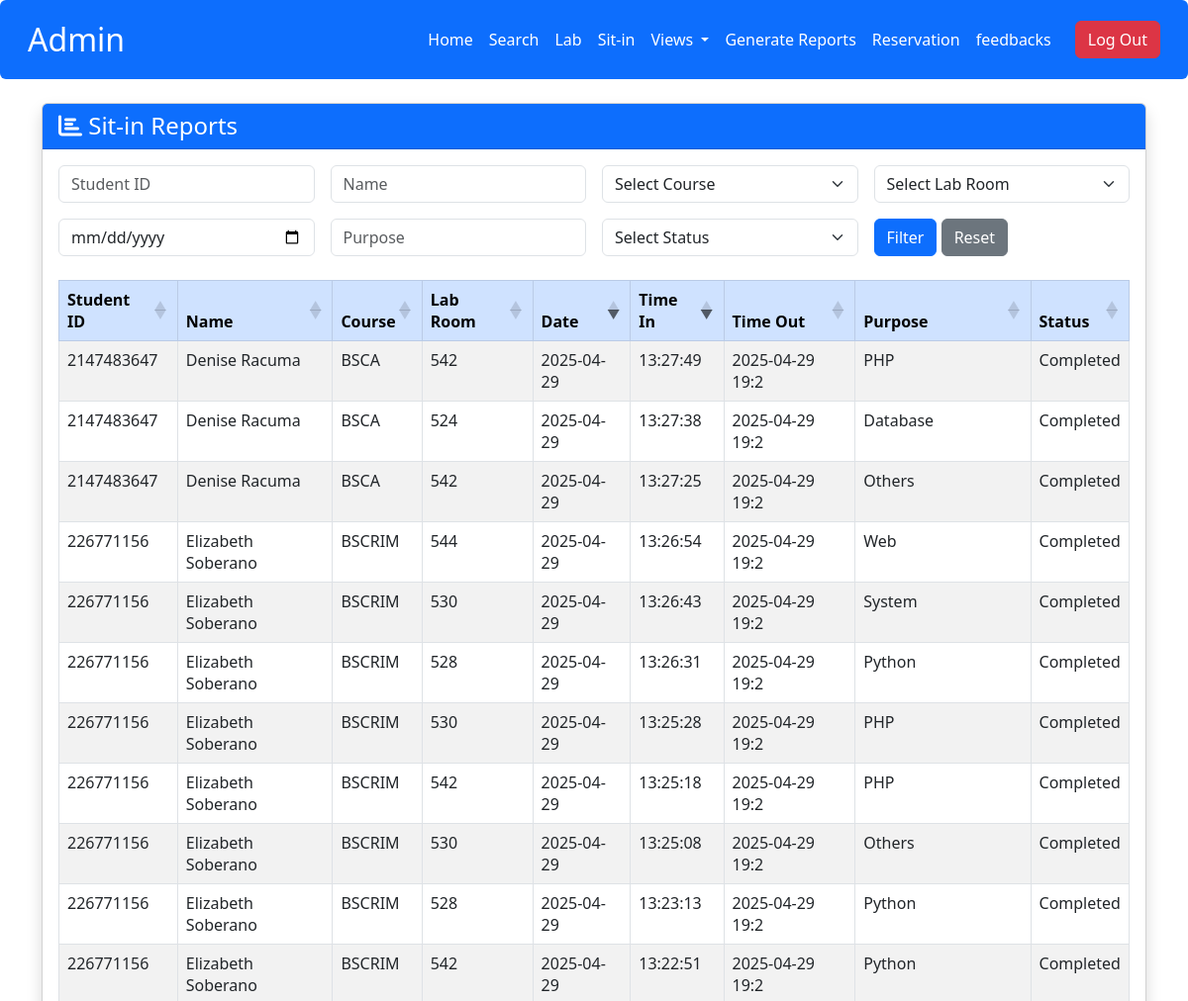
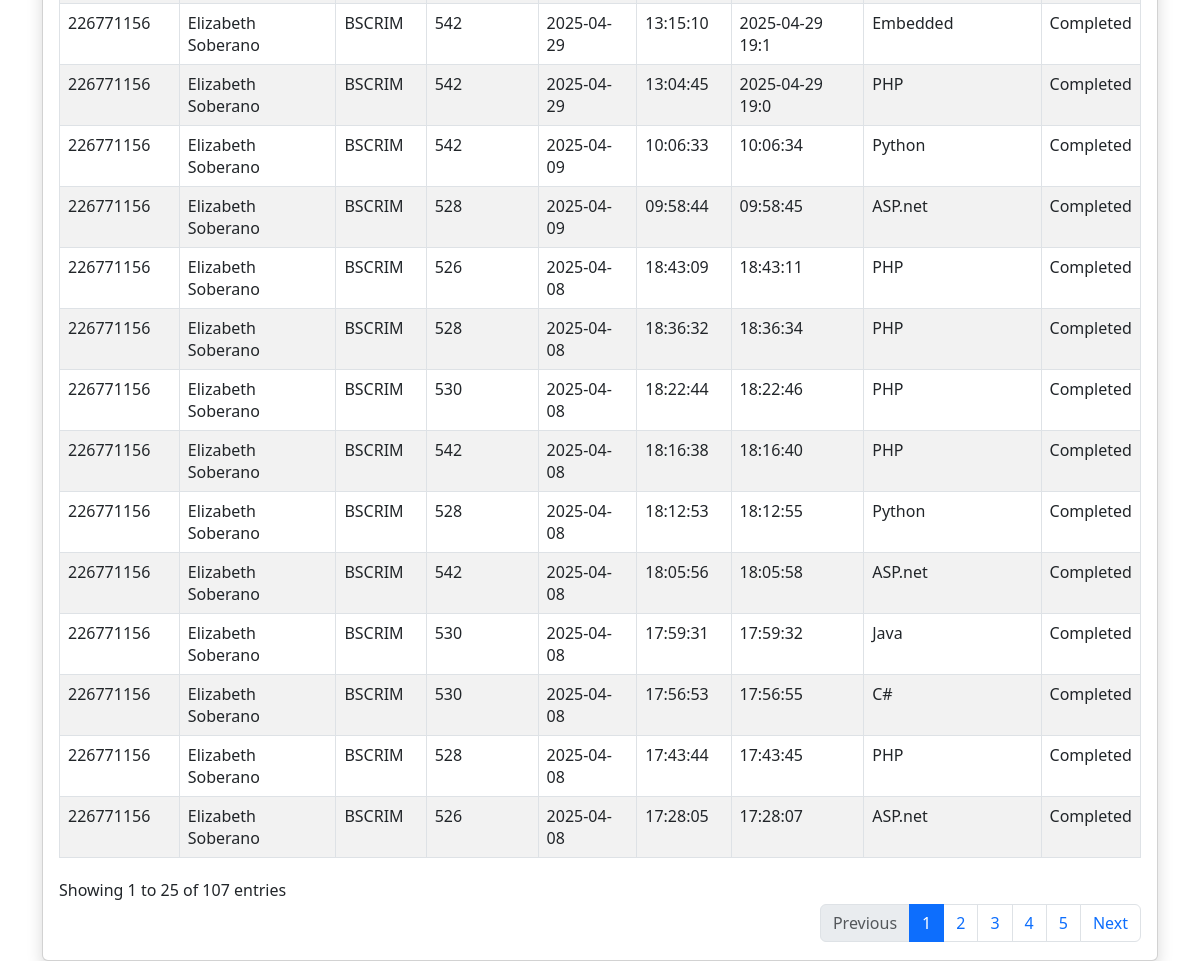
Before: /admin/generate_report.php with the older database file (2 pictures, top to bottom).
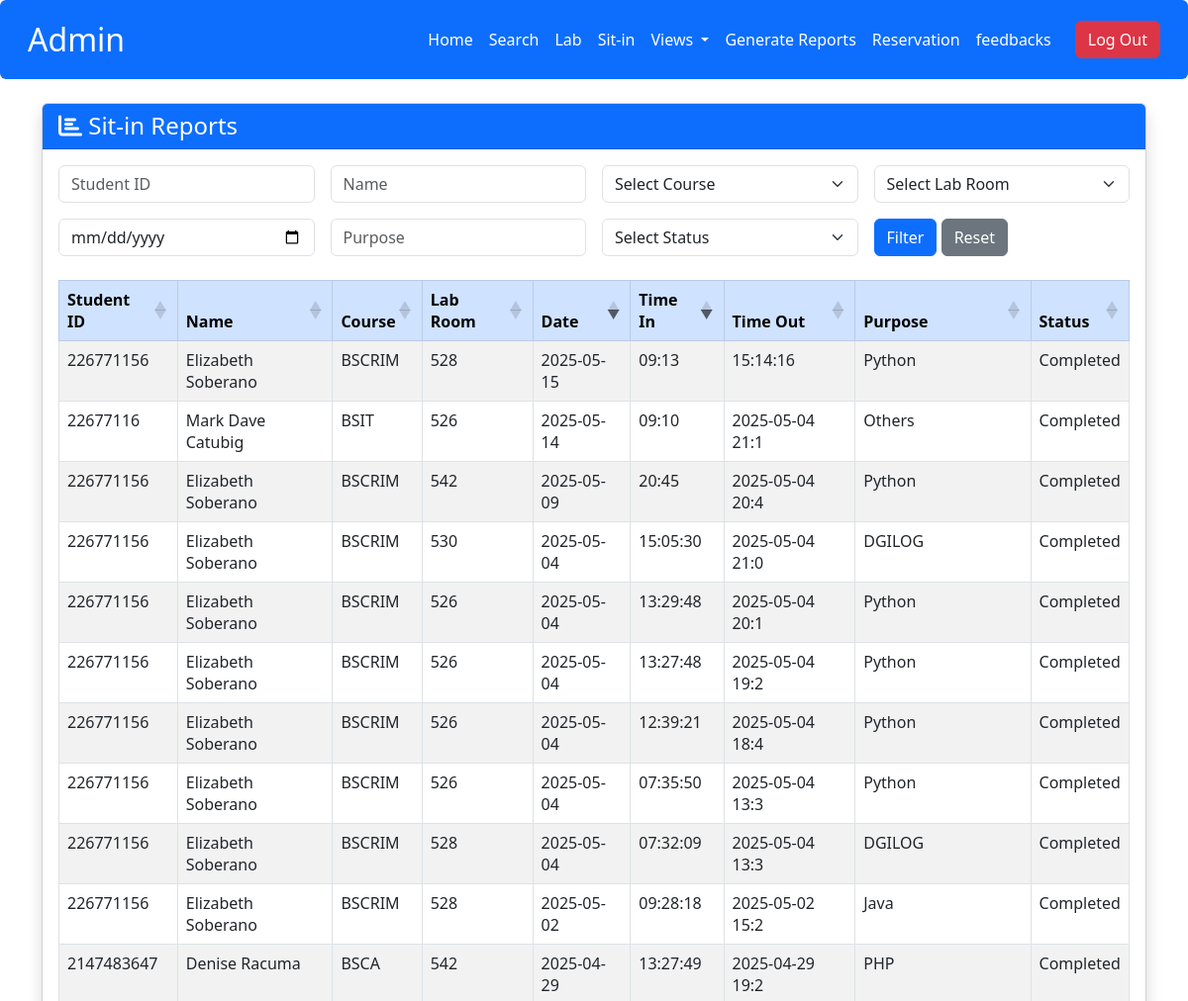
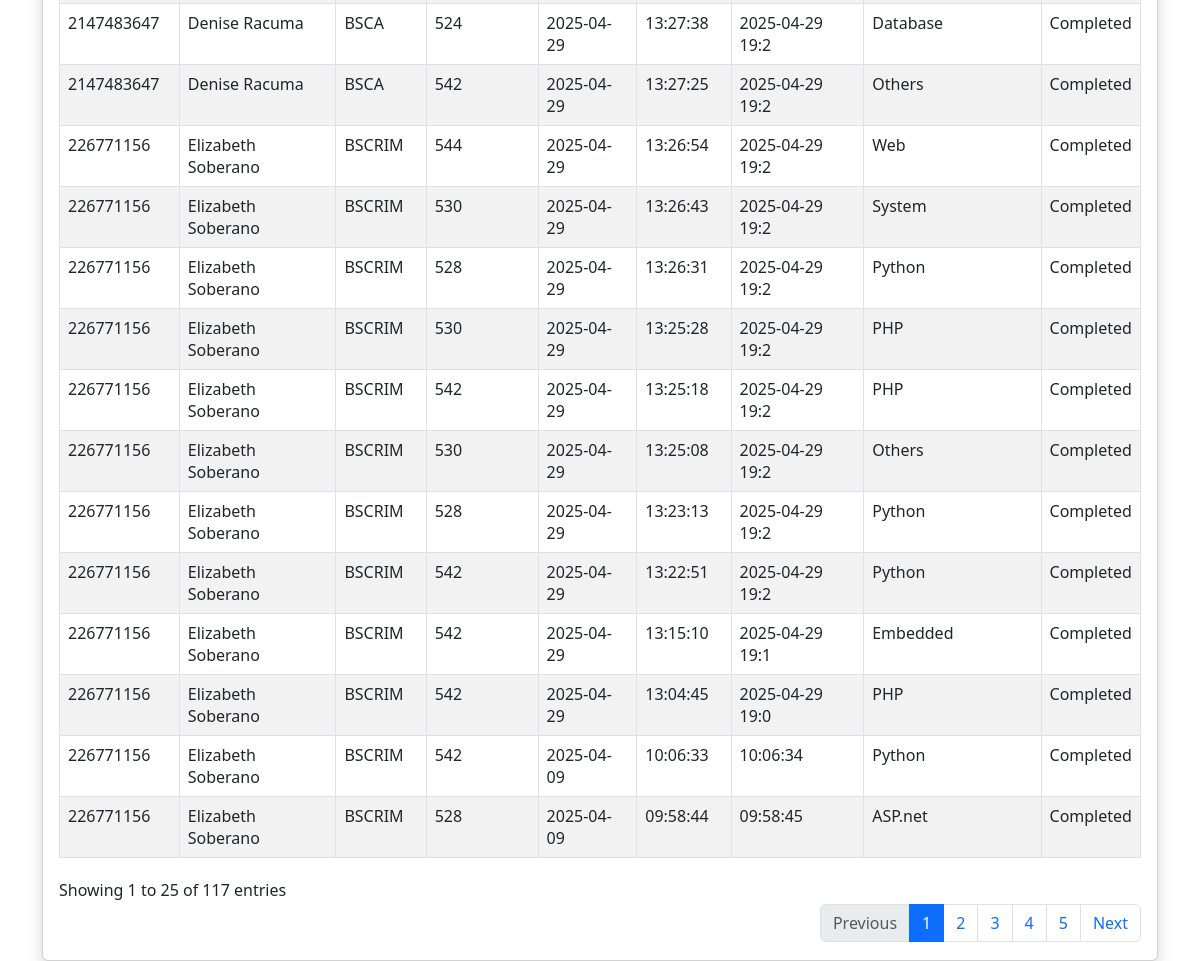
After: the same page with the newer database file (2 pictures, top to bottom).
### tables this page shows
CREATE TABLE `student_sit_in` (
  `sit_id` int(11) NOT NULL,
  `id_number` int(11) NOT NULL,
  `sit_purpose` varchar(50) NOT NULL,
  `sit_lab` varchar(20) NOT NULL,
  `pc_number` int(11) NOT NULL DEFAULT 0,
  `time_in` varchar(15) NOT NULL,
  `time_out` varchar(15) NOT NULL,
  `sit_date` varchar(10) NOT NULL,
  `status` varchar(20) NOT NULL
);

CREATE TABLE `user` (
  `id` int(11) NOT NULL,
  `lname` varchar(50) DEFAULT NULL,
  `fname` varchar(50) DEFAULT NULL,
  `MName` varchar(50) DEFAULT NULL,
  `Course` varchar(50) DEFAULT NULL,
  `Level` varchar(10) DEFAULT NULL,
  `username` varchar(50) DEFAULT NULL,
  `password` varchar(255) NOT NULL,
  `image` varchar(255) DEFAULT NULL,
  `email` varchar(100) NOT NULL,
  `address` varchar(255) DEFAULT NULL,
  `role` enum('admin','user') NOT NULL DEFAULT 'user',
  `remaining_session` int(11) NOT NULL DEFAULT 30,
  `points` int(11) DEFAULT 0
);

### admin/generate_report.php (the view, shortened to what this page needs)
<?php
include('db.php');
include('admin_navbar.php');
?>
<!DOCTYPE html>
<html lang="en">
<head>
    <link rel="stylesheet" href="https://cdn.jsdelivr.net/npm/bootstrap@5.3.0/dist/css/bootstrap.min.css">
    <link rel="stylesheet" href="https://cdnjs.cloudflare.com/ajax/libs/font-awesome/6.5.1/css/all.min.css">
    <link rel="stylesheet" href="https://cdn.datatables.net/1.11.5/css/dataTables.bootstrap5.min.css">
    <link rel="stylesheet" href="https://cdn.datatables.net/buttons/2.2.2/css/buttons.bootstrap5.min.css">
</head>
<body>
    <div class="container mt-4">
        <div class="card shadow">
            <div class="card-header bg-primary text-white">
                <h4 class="mb-0"><i class="fas fa-chart-bar"></i> Sit-in Reports</h4>
            </div>
            <div class="card-body">
                <form method="POST" class="mb-4">
                    <div class="row g-3">
                        <div class="col-md-3">
                            <input type="text" class="form-control" name="student_id" placeholder="Student ID" value="<?php echo $_POST['student_id'] ?? ''; ?>">
                        </div>
                        <div class="col-md-3">
                            <input type="text" class="form-control" name="name" placeholder="Name" value="<?php echo $_POST['name'] ?? ''; ?>">
                        </div>
                        <div class="col-md-3">
                            <select class="form-select" name="course">
                                <option value="">Select Course</option>
                            </select>
                        </div>
                        <div class="col-md-3">
                            <select class="form-select" name="lab_room">
                                <option value="">Select Lab Room</option>
                            </select>
                        </div>
                        <div class="col-md-3">
                            <input type="date" class="form-control" name="date" value="<?php echo $_POST['date'] ?? ''; ?>">
                        </div>
                        <div class="col-md-3">
                            <input type="text" class="form-control" name="purpose" placeholder="Purpose" value="<?php echo $_POST['purpose'] ?? ''; ?>">
                        </div>
                        <div class="col-md-3">
                            <select class="form-select" name="status">
                                <option value="">Select Status</option>
                            </select>
                        </div>
                        <div class="col-md-3">
                            <button type="submit" class="btn btn-primary">Filter</button>
                            <a href="generate_report.php" class="btn btn-secondary">Reset</a>
                        </div>
                    </div>
                </form>
                <table id="reportTable" class="table table-striped table-bordered">
                    <thead class="table-primary">
                        <tr>
                            <th>Student ID</th>
                            <th>Name</th>
                            <th>Course</th>
                            <th>Lab Room</th>
                            <th>Date</th>
                            <th>Time In</th>
                            <th>Time Out</th>
                            <th>Purpose</th>
                            <th>Status</th>
                        </tr>
                    </thead>
                    <tbody>
                        <?php
                        $query = "SELECT s.*, u.fname, u.lname, u.Course
                                FROM student_sit_in s
                                LEFT JOIN user u ON s.id_number = u.id";
                        $query .= " ORDER BY s.sit_date DESC, s.time_in DESC";
                        $result = mysqli_query($con, $query);
                        while($row = mysqli_fetch_assoc($result)) {
                            echo "<tr>
                                    <td>{$row['id_number']}</td>
                                    <td>{$row['fname']} {$row['lname']}</td>
                                    <td>{$row['Course']}</td>
                                    <td>{$row['sit_lab']}</td>
                                    <td>{$row['sit_date']}</td>
                                    <td>{$row['time_in']}</td>
                                    <td>{$row['time_out']}</td>
                                    <td>{$row['sit_purpose']}</td>
                                    <td>{$row['status']}</td>
                                </tr>";
                        }
                        ?>
                    </tbody>
                </table>
            </div>
        </div>
    </div>
</body>
</html>

Changed rows visible on the page:
no longer on this page (row unchanged): student_sit_in: id_number "226771156", user.fname "Elizabeth", user.lname "Soberano", user.Course "BSCRIM", sit_lab "526", sit_date "2025-04-08", time_in "18:43:09", time_out "18:43:11", sit_purpose "PHP", status "Completed"
no longer on this page (row unchanged): student_sit_in: id_number "226771156", user.fname "Elizabeth", user.lname "Soberano", user.Course "BSCRIM", sit_lab "528", sit_date "2025-04-08", time_in "18:36:32", time_out "18:36:34", sit_purpose "PHP", status "Completed"
no longer on this page (row unchanged): student_sit_in: id_number "226771156", user.fname "Elizabeth", user.lname "Soberano", user.Course "BSCRIM", sit_lab "530", sit_date "2025-04-08", time_in "18:22:44", time_out "18:22:46", sit_purpose "PHP", status "Completed"
no longer on this page (row unchanged): student_sit_in: id_number "226771156", user.fname "Elizabeth", user.lname "Soberano", user.Course "BSCRIM", sit_lab "542", sit_date "2025-04-08", time_in "18:16:38", time_out "18:16:40", sit_purpose "PHP", status "Completed"
no longer on this page (row unchanged): student_sit_in: id_number "226771156", user.fname "Elizabeth", user.lname "Soberano", user.Course "BSCRIM", sit_lab "528", sit_date "2025-04-08", time_in "18:12:53", time_out "18:12:55", sit_purpose "Python", status "Completed"
no longer on this page (row unchanged): student_sit_in: id_number "226771156", user.fname "Elizabeth", user.lname "Soberano", user.Course "BSCRIM", sit_lab "542", sit_date "2025-04-08", time_in "18:05:56", time_out "18:05:58", sit_purpose "ASP.net", status "Completed"
no longer on this page (row unchanged): student_sit_in: id_number "226771156", user.fname "Elizabeth", user.lname "Soberano", user.Course "BSCRIM", sit_lab "530", sit_date "2025-04-08", time_in "17:59:31", time_out "17:59:32", sit_purpose "Java", status "Completed"
no longer on this page (row unchanged): student_sit_in: id_number "226771156", user.fname "Elizabeth", user.lname "Soberano", user.Course "BSCRIM", sit_lab "530", sit_date "2025-04-08", time_in "17:56:53", time_out "17:56:55", sit_purpose "C#", status "Completed"
no longer on this page (row unchanged): student_sit_in: id_number "226771156", user.fname "Elizabeth", user.lname "Soberano", user.Course "BSCRIM", sit_lab "528", sit_date "2025-04-08", time_in "17:43:44", time_out "17:43:45", sit_purpose "PHP", status "Completed"
no longer on this page (row unchanged): student_sit_in: id_number "226771156", user.fname "Elizabeth", user.lname "Soberano", user.Course "BSCRIM", sit_lab "526", sit_date "2025-04-08", time_in "17:28:05", time_out "17:28:07", sit_purpose "ASP.net", status "Completed"
added student_sit_in: id_number "226771156", user.fname "Elizabeth", user.lname "Soberano", user.Course "BSCRIM", sit_lab "528", sit_date "2025-05-15", time_in "09:13", time_out "15:14:16", sit_purpose "Python", status "Completed"
added student_sit_in: id_number "22677116", user.fname "Mark Dave", user.lname "Catubig", user.Course "BSIT", sit_lab "526", sit_date "2025-05-14", time_in "09:10", time_out "2025-05-04 21:1", sit_purpose "Others", status "Completed"
added student_sit_in: id_number "226771156", user.fname "Elizabeth", user.lname "Soberano", user.Course "BSCRIM", sit_lab "542", sit_date "2025-05-09", time_in "20:45", time_out "2025-05-04 20:4", sit_purpose "Python", status "Completed"
added student_sit_in: id_number "226771156", user.fname "Elizabeth", user.lname "Soberano", user.Course "BSCRIM", sit_lab "530", sit_date "2025-05-04", time_in "15:05:30", time_out "2025-05-04 21:0", sit_purpose "DGILOG", status "Completed"
added student_sit_in: id_number "226771156", user.fname "Elizabeth", user.lname "Soberano", user.Course "BSCRIM", sit_lab "526", sit_date "2025-05-04", time_in "13:29:48", time_out "2025-05-04 20:1", sit_purpose "Python", status "Completed"
added student_sit_in: id_number "226771156", user.fname "Elizabeth", user.lname "Soberano", user.Course "BSCRIM", sit_lab "526", sit_date "2025-05-04", time_in "13:27:48", time_out "2025-05-04 19:2", sit_purpose "Python", status "Completed"
added student_sit_in: id_number "226771156", user.fname "Elizabeth", user.lname "Soberano", user.Course "BSCRIM", sit_lab "526", sit_date "2025-05-04", time_in "12:39:21", time_out "2025-05-04 18:4", sit_purpose "Python", status "Completed"
added student_sit_in: id_number "226771156", user.fname "Elizabeth", user.lname "Soberano", user.Course "BSCRIM", sit_lab "526", sit_date "2025-05-04", time_in "07:35:50", time_out "2025-05-04 13:3", sit_purpose "Python", status "Completed"
added student_sit_in: id_number "226771156", user.fname "Elizabeth", user.lname "Soberano", user.Course "BSCRIM", sit_lab "528", sit_date "2025-05-04", time_in "07:32:09", time_out "2025-05-04 13:3", sit_purpose "DGILOG", status "Completed"
added student_sit_in: id_number "226771156", user.fname "Elizabeth", user.lname "Soberano", user.Course "BSCRIM", sit_lab "528", sit_date "2025-05-02", time_in "09:28:18", time_out "2025-05-02 15:2", sit_purpose "Java", status "Completed"
Other visible differences:
text written by a page script: "Showing 1 to 25 of 107 entries Previous 1 2 3 4 5 Next" → "Showing 1 to 25 of 117 entries Previous 1 2 3 4 5 Next"
